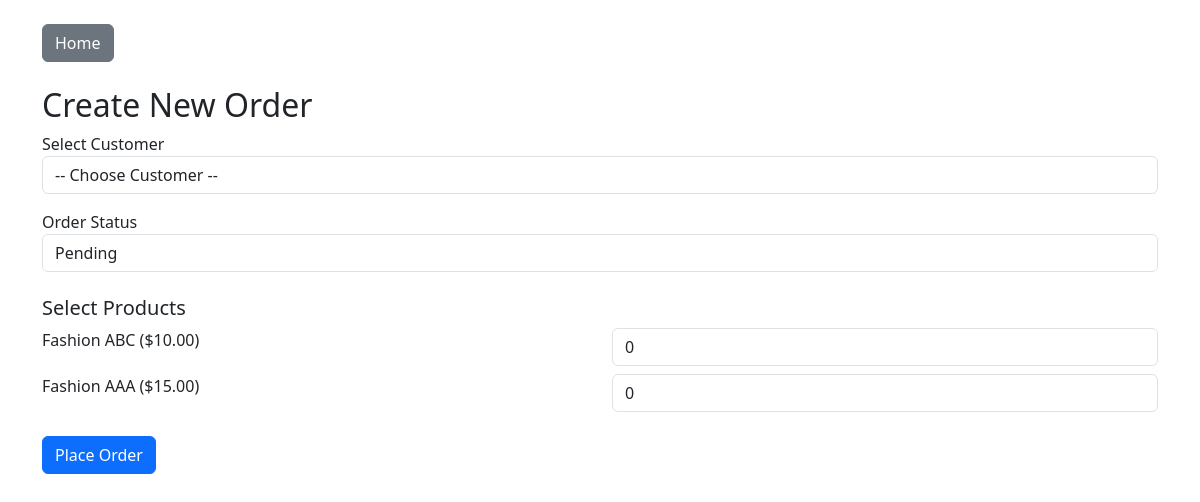
Page /orders/create.php on the committed database.
### tables this page shows
CREATE TABLE `product` (
  `product_id` int NOT NULL,
  `name` varchar(255) DEFAULT NULL,
  `price` decimal(10,2) DEFAULT NULL
);

### orders/create.php (the view, shortened to what this page needs)
<?php
include '../db.php';
include '../shared/header.php';
$products = $conn->query("SELECT * FROM product");
?>
<h2>Create New Order</h2>
<form method="post">
    <div class="mb-3">
        <label>Select Customer</label>
        <select name="customer_id" class="form-control" required>
            <option value="">-- Choose Customer --</option>
        </select>
    </div>
    <div class="mb-3">
        <label>Order Status</label>
        <select name="status" class="form-control" required>
            <option value="pending">Pending</option>
        </select>
    </div>
    <h5 class="mt-4">Select Products</h5>
    <?php while ($p = $products->fetch_assoc()): ?>
        <div class="row mb-2">
            <div class="col-md-6">
                <label><?= $p['name'] ?> ($<?= $p['price'] ?>)</label>
            </div>
            <div class="col-md-6">
                <input type="number" name="quantity[]" value="0" min="0" class="form-control" placeholder="Quantity">
            </div>
        </div>
    <?php endwhile; ?>
    <button class="btn btn-primary mt-3">Place Order</button>
</form>
<?php include '../shared/footer.php'; ?>

### rows in the picture
product: name "Fashion ABC", price "10.00"
product: name "Fashion AAA", price "15.00"
